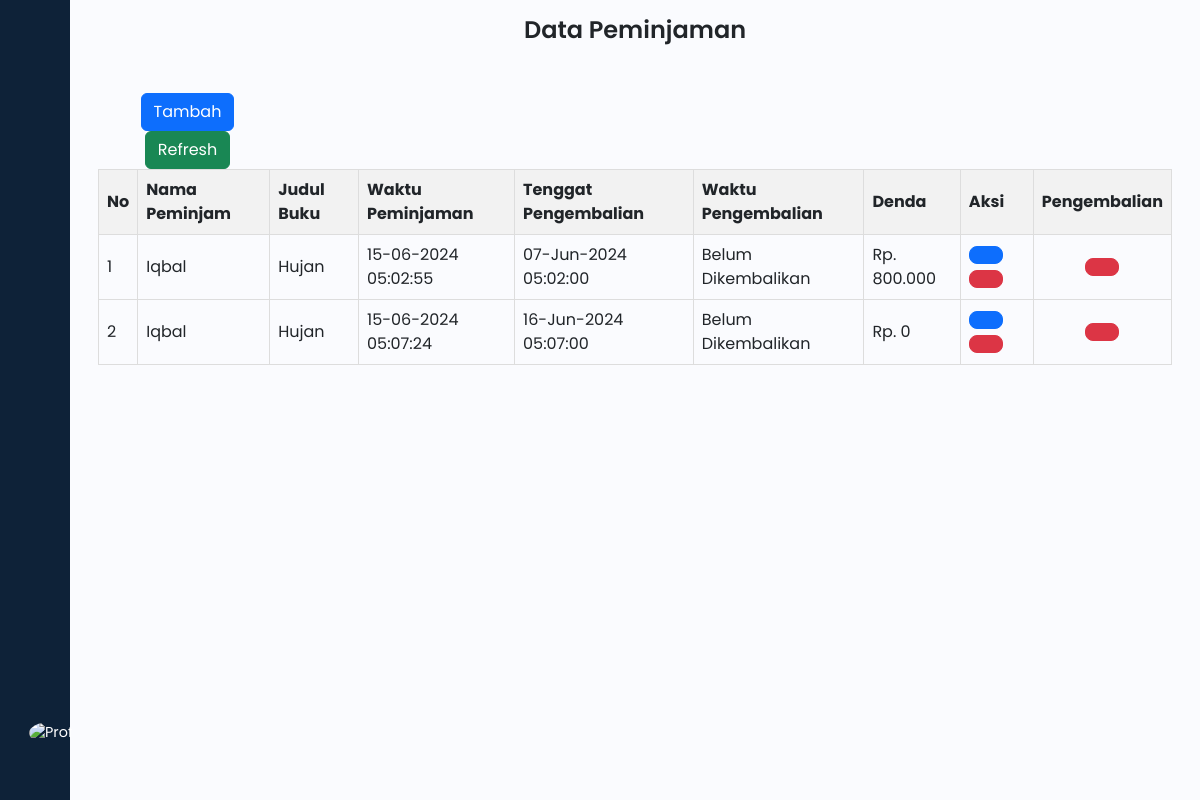
The app's page /view/admin/peminjaman/dataPeminjaman.php (signed in) with its own data.
### tables this page shows
CREATE TABLE `peminjaman` (
  `kode_peminjaman` int(11) NOT NULL,
  `id_member` int(11) NOT NULL,
  `id_buku` int(11) NOT NULL,
  `denda` int(20) NOT NULL DEFAULT 0,
  `waktu_peminjaman` timestamp NULL DEFAULT NULL,
  `tenggat_pengembalian` timestamp NULL DEFAULT NULL,
  `waktu_pengembalian` timestamp NULL DEFAULT NULL,
  `status_pengembalian` tinyint(1) NOT NULL DEFAULT 0
);

CREATE TABLE `member` (
  `id` int(11) NOT NULL,
  `nama` varchar(50) NOT NULL,
  `email` varchar(50) NOT NULL,
  `no_telp` varchar(20) NOT NULL,
  `alamat` varchar(50) NOT NULL
);

CREATE TABLE `buku` (
  `id` int(11) NOT NULL,
  `judul` varchar(45) NOT NULL,
  `penulis` varchar(45) NOT NULL,
  `penerbit` varchar(45) NOT NULL,
  `tahun_terbit` year(4) NOT NULL,
  `cover` blob DEFAULT NULL,
  `jumlah` int(11) NOT NULL,
  `sinopsis` text NOT NULL
);

### Controller/database.php (called while the page is built, shortened)
<?php
class Database{
    private $pdo;
    function __construct(){
        try {
            $dsn = 'mysql:host='.DB_HOST.';dbname='.DB_NAME;
            $this->pdo = new PDO($dsn, DB_USER, DB_PASS);
            $this->pdo->setAttribute(PDO::ATTR_ERRMODE, PDO::ERRMODE_EXCEPTION);
        } catch(PDOException $e) {
            echo 'Connection failed: ' . $e->getMessage();
        }
    }
    function select($table, $condition = null){
        $sql = "SELECT * FROM $table";
        if ($condition) {
            $sql .= " $condition";
        }
        $query = $this->pdo->prepare($sql);
        $query->execute();
        return $query->fetchAll(PDO::FETCH_ASSOC);
}
}

### Model/Peminjaman.php (called while the page is built, shortened)
<?php
require_once "../../../Controller/database.php";
class Peminjaman{
    private $table="peminjaman";
    private $db;
    function __construct(){
        $this->db = new Database();
    }
    function readData($condition = null){
        return $this->db->select($this->table, $condition);
    }
}
?>

### view/admin/peminjaman/dataPeminjaman.php (the view, shortened to what this page needs)
<?php
require_once '../../../Model/Peminjaman.php';
$peminjaman = new Peminjaman();
?>
<!DOCTYPE html>
<html lang="en">
<head>
  <?php require_once __DIR__.'/../layouts/header.php'; ?>
</head>
<body>
  <?php require_once __DIR__.'/../layouts/sidebar.php'; ?>
  <div class="main p-3">
    <div class="text-center">
      <h1>Data Peminjaman</h1>
      <div class="container mt-5 container-peminjaman">
        <div class="col-md-2">
          <div class="d-inline-block">
              <a href="/Perpustakaan/view/admin/peminjaman/tambahPeminjaman.php" class="btn btn-primary">Tambah</a>
          </div>
          <div class="d-inline-block">
              <form method="post">
                  <button class="btn btn-success" type="submit" name="refresh">
                      <i class="lni lni-reload"></i> Refresh
                  </button>
              </form>
          </div>
        </div>
        <div class="row">
          <div class="col-12">
            <table id="tablePeminjaman" class="display">
              <thead>
                <tr>
                  <th>No</th>
                  <th>Nama Peminjam</th>
                  <th>Judul Buku</th>
                  <th>Waktu Peminjaman</th>
                  <th>Tenggat Pengembalian</th>
                  <th>Waktu Pengembalian</th>
                  <th>Denda</th>
                  <th>Aksi</th>
                  <th>Pengembalian</th>
                </tr>
              </thead>
              <tbody>
                <?php
                  $row = $peminjaman->readData("JOIN member ON peminjaman.id_member = member.id JOIN buku ON peminjaman.id_buku = buku.id WHERE peminjaman.status_pengembalian = false");
                  foreach ($row as $key => $data) {
                    $waktu_peminjaman = date('d-m-Y H:i:s', strtotime($data['waktu_peminjaman']));
                    $tenggat_pengembalian = date('d-M-Y H:i:s', strtotime($data['tenggat_pengembalian']));
                    $waktu_pengembalian = is_null($data['waktu_pengembalian']) ? 'Belum Dikembalikan' : date('d-M-Y H:i:s', strtotime($data['waktu_pengembalian']));
                    $status_pengembalian = $data['status_pengembalian'] ? 'disabled' : '';
                ?>
                <tr>
                  <td><?= $key+1 ?></td>
                  <td><?=ucwords(strtolower($data['nama']));?></td>
                  <td><?=ucwords(strtolower($data['judul']));?></td>
                  <td><?=$waktu_peminjaman?></td>
                  <td><?=$tenggat_pengembalian?></td>
                  <td><?=$waktu_pengembalian?></td>
                  <td>Rp. <?= number_format($data['denda'], 0, ',', '.'); ?></td>
                  <td class="align-middle">
                    <a href="editPeminjaman.php?kode_peminjaman=<?= $data['kode_peminjaman']; ?>" class="btn btn-primary btn-lg"><i class="lni lni-pencil-alt"></i></a>
                    <button onclick="confirmDelete(<?= $data['kode_peminjaman']; ?>)" class="btn btn-danger btn-delete btn-lg"><i class="lni lni-trash-can"></i></button>
                  </td>
                  <td style="text-align: center">
                    <button onclick="confirmPengembalian(<?= $data['kode_peminjaman']; ?>)" class="btn btn-danger btn-lg btn-pengembalian" <?= $status_pengembalian ?>><i class="lni lni-reply"></i></button>
                  </td>
                </tr>
                <?php } ?>
              </tbody>
            </table>
          </div>
        </div>
      </div>
    </div>
  </div>
</body>
</html>

### assets/css/style.css (style rules this page uses)
a { text-decoration: none; }
h1 { font-weight: 600; font-size: 1.5rem; }
body { font-family: 'Poppins', sans-serif; }
.main { min-height: 100vh; width: 100%; overflow: hidden; transition: all 0.35s ease-in-out; background-color: #fafbfe; }

### view/admin/peminjaman/dataPeminjaman.php (style rules this page uses)
table { border-collapse: collapse; width: 100%; }
th, td { border: 1px solid #dddddd; text-align: left; padding: 8px; }
th { background-color: #f2f2f2; }
tbody { text-align: center; }

### records on screen
peminjaman: id_member.nama "Iqbal", id_buku.judul "Hujan", waktu_peminjaman "15-06-2024 05:02:55", tenggat_pengembalian "07-Jun-2024 05:02:00", waktu_pengembalian "Belum Dikembalikan", denda "800.000"
peminjaman: id_member.nama "Iqbal", id_buku.judul "Hujan", waktu_peminjaman "15-06-2024 05:07:24", tenggat_pengembalian "16-Jun-2024 05:07:00", waktu_pengembalian "Belum Dikembalikan", denda "0"
